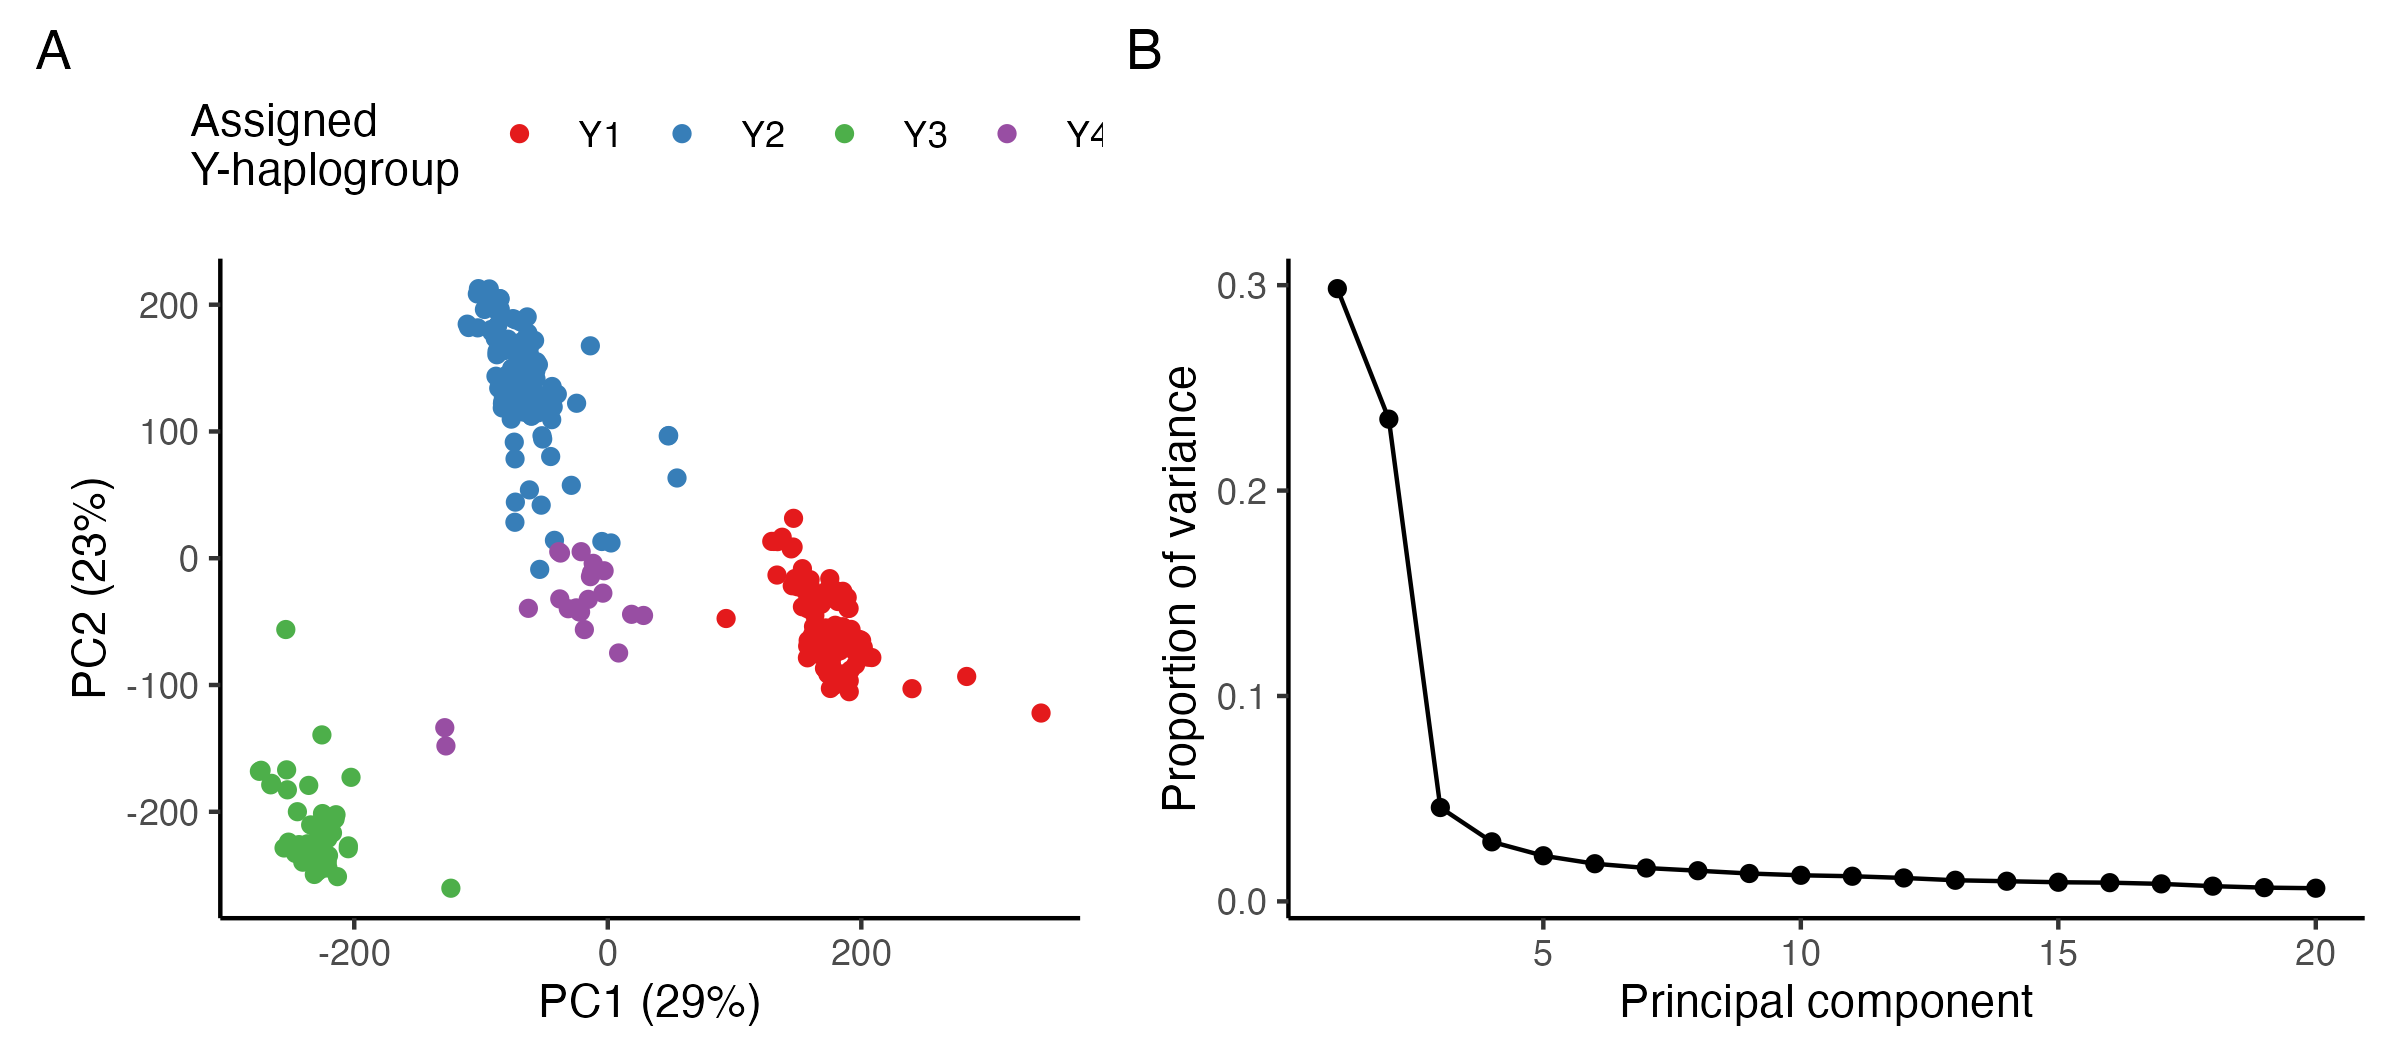

The script that saved this image:
library(VariantAnnotation)
library(irlba)
library(ggtext)

vcf_file <- "sequencing/gwas/filtered.vcf.gz"

g <- data.table::fread('sequencing/gwas/snp_inheritance/gwas_snp_inheritance/car_PIE.csv') %>%
  group_by(chr, start, end, alt) %>%
  slice_max(AIC_weight) %>%
  filter(AIC_weight > 0.8, source == 'Y') %>%
  ungroup()

if (FALSE) { # only run interactively, otherwise load from disk
  regions <- GRanges(
    seqnames = g$chr,
    ranges = IRanges(start = g$start, end = g$end)
  )
  geno <- readVcfAsVRanges(vcf_file, param = ScanVcfParam(which = regions)) %>%
    as.data.frame() %>%
    filter(
      !(sampleNames %in% c('NS.2125.002.IDT_i7_111---IDT_i5_111.280', 'NS.2145.001.IDT_i7_89---IDT_i5_89.355'))
    )

  geno_mat <- geno %>%
    semi_join(g, join_by(seqnames == chr, start, end, alt)) %>%
    mutate(
      dose = case_when(
        GT == '0/0' ~ 0,
        GT == '0/1' ~ 1,
        GT == '1/1' ~ 2
      ),
      snp_id = paste(seqnames, start, end, alt, sep = '_')
    ) %>%
    dplyr::select(sampleNames, snp_id, dose) %>%
    distinct() %>%
    pivot_wider(names_from = snp_id, values_from = dose) %>%
    as.data.frame() %>%
    column_to_rownames('sampleNames') %>%
    as.matrix()

  pca <- prcomp_irlba(geno_mat, n = 20, center = TRUE, scale. = TRUE)
  rownames(pca$x) <- rownames(geno_mat)
  write_rds(pca, 'sequencing/gwas/Y_haplotype_PCA.rds', compress = 'gz')
}
pca <- read_rds('sequencing/gwas/Y_haplotype_PCA.rds')
summary(pca)

# scree plot
scree <- summary(pca)$importance %>%
  as.data.frame() %>%
  dplyr::slice(2) %>%
  pivot_longer(everything()) %>%
  mutate(name = parse_number(name)) %>%
  ggplot(aes(name, value)) + geom_line() + geom_point() + theme_classic() +
  labs(x = 'Principal component', y = 'Proportion of variance')

# hclust
dist_matrix <- dist(pca$x) # distance matrix from the first two PCs
hc <- hclust(dist_matrix)
#plot(hc) # to visualize the dendrogram

##
source('quant_gen/prepare_pedigrees.R')
source('sequencing/gwas/peak_viz/peak_viz_tools.R')
source('selection_decisions/compile_decisions.R')
Mode <- function(x) { ux <- unique(x); ux[which.max(tabulate(match(x, ux)))] }
orn <- read_rds('ornament_analysis/car_ornaments.rds') %>%
  left_join(data.table::fread('photo_database.csv') %>% dplyr::select(unique_id, fish_id)) %>%
  group_by(fish_id, ornament) %>%
  summarise(present = Mode(present)) %>%
  pivot_wider(names_from = ornament, values_from = present)

ind_df <- as.data.frame(pca$x) %>% rownames_to_column('sample_name') %>% as_tibble() %>%
  left_join(get_sampling_structure(), join_by(sample_name)) %>%
  left_join(mutate(selection, fish_id = tolower(fish_id)), join_by(fish_id)) %>%
  left_join(orn, join_by(fish_id)) %>%
  add_patriline(ped_df)

ind_df$hclust_groups <- factor(cutree(hc, k = 4))

ind_df %>%
  mutate(Y_haplogroup = factor(hclust_groups, levels = 1:4, labels = paste0('Y', 1:4))) %>%
  dplyr::select(sample_name, fish_id, Y_haplogroup) %>%
  data.table::fwrite('sequencing/Y_haplogroups.csv')

ind_df %>%
  pivot_longer(car_1:car_7, names_to = 'ornament', values_to = 'presence') %>%
  mutate(ornament_label = glue::glue(
    "<img src='ornament_analysis/ornament_figure_labels/{ornament}.png' width='60' />"
  )) %>%
  ggplot(aes(hclust_groups, fill = factor(presence, 0:1, c('absent', 'present')))) +
  geom_bar() +
  scale_y_continuous(expand = c(0, 0), name = 'Count') +
  scale_fill_manual(values = c('grey20', 'darkorange'), name = NULL) +
  facet_grid(cols = vars(ornament_label)) +
  theme_classic() +
  theme(strip.background = element_blank(), strip.text = element_markdown()) +
  labs(x = 'Assigned Y-haplogroup')

ggsave('paper_figures_supplement/Y_haplogroup_vs_ornaments.png', w = 8, h = 3.5)

biplot <- ggplot(ind_df, aes(PC1, PC2, color = hclust_groups)) +
  geom_point() + theme_classic() + coord_fixed() +
  scale_color_brewer(palette = "Set1", labels = paste0('Y', 1:4)) +
  labs(
    x = 'PC1 (29%)', y = 'PC2 (23%)',
    color = 'Assigned\nY-haplogroup',
    #subtitle = 'PCA on SNPs associated w/ orange pattern and Y-like inheritance'
  ) +
  theme(legend.position = 'top')

patchwork::wrap_plots(biplot, scree, ncol = 2) + patchwork::plot_annotation(tag_levels = 'A')
ggsave('paper_figures_supplement/Y_haplogroups.png', w = 8, h = 3.5)

